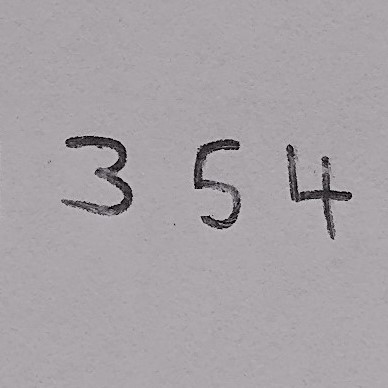
#> input picture images/numbers.jpg, 388 x 388 px
$ jupyter execute --allow-errors main.ipynb
#> lines starting #> are read from the running program, lines starting #| are printed output that depends on the picture; after the words box and inside, x2 and y2 are one past the last pixel; in counts of white or black regions, pixels touching at a corner belong together
### preprocessors.py
import numpy as np
import cv2

def x_cord_contour(contour):

    M = cv2.moments(contour)
    return (int(M['m10']/M['m00']))


# [64 lines left out: functions makeSquare, resize_to_pixel, not called in this run]

### main.ipynb
[cell 1]
from tensorflow.keras.datasets import mnist
#> (the rest of this cell did not finish here and is left out)

#> (a cell that did not finish here is left out)

[cell 3]
import cv2
import numpy as np

[cell 4]
import matplotlib.pyplot as plt

plt.subplot(331)
#> (the rest of this cell did not finish here and is left out)

#> (a cell that did not finish here is left out)

[cell 6]
from tensorflow.keras.utils import to_categorical

#> (the rest of this cell did not finish here and is left out)

[cell 7]
from tensorflow.keras.models import Sequential
from tensorflow.keras.layers import Dense, Dropout, Flatten
from tensorflow.keras.layers import Conv2D, MaxPooling2D
from tensorflow.keras import backend as K
from tensorflow.keras.optimizers import SGD

#> (the rest of this cell did not finish here and is left out)

[cell 8]
batch_size = 32
epochs = 10

#> (the rest of this cell did not finish here and is left out)

[cell 9]
import matplotlib.pyplot as plt

#> (the rest of this cell did not finish here and is left out)

[cell 10]
import matplotlib.pyplot as plt

#> (the rest of this cell did not finish here and is left out)

#> (a cell that did not finish here is left out)

[cell 12]
from tensorflow.keras.models import load_model

#> (the rest of this cell did not finish here and is left out)

[cell 13]
import cv2
import numpy as np

def draw_test(name, pred, input_im):
    BLACK = [0,0,0]
    expanded_image = cv2.copyMakeBorder(input_im, 0, 0, 0, imageL.shape[0] ,cv2.BORDER_CONSTANT,value=BLACK)
    expanded_image = cv2.cvtColor(expanded_image, cv2.COLOR_GRAY2BGR)
    cv2.putText(expanded_image, str(pred), (152, 70) , cv2.FONT_HERSHEY_COMPLEX_SMALL,4, (0,255,0), 2)
    cv2.imshow(name, expanded_image)


#> (the rest of this cell did not finish here and is left out)

[cell 14]
import numpy as np
import cv2
from preprocessors import x_cord_contour, makeSquare, resize_to_pixel

image = cv2.imread('images/numbers.jpg')
#> image is the input picture: shape (388, 388, 3); mean B, G, R 166.4, 162.4, 167.4
gray = cv2.cvtColor(image,cv2.COLOR_BGR2GRAY)
cv2.imshow("image", image)
cv2.waitKey(0)

blurred = cv2.GaussianBlur(gray, (5, 5), 0)

edged = cv2.Canny(blurred, 30, 150)
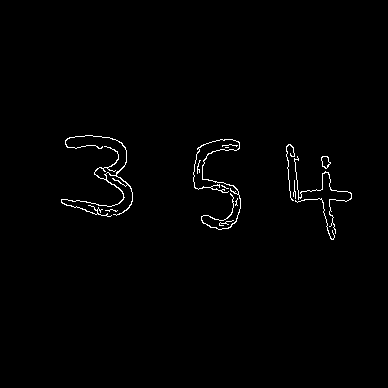
#> edged: shape (388, 388); 1% white in thin lines or dots, all inside (x1, y1, x2, y2) = (61, 135, 352, 240)

contours, _ = cv2.findContours(edged.copy(), cv2.RETR_EXTERNAL, cv2.CHAIN_APPROX_SIMPLE)
#> contours = 14 contours, 11 with area under 20; largest, box (x1, y1, x2, y2) and area: (61, 135, 133, 217) 114, (321, 156, 331, 169) 74, (193, 139, 241, 230) 68

#> (the rest of this cell did not finish here and is left out)

#> in x_cord_contour, `M = cv2.moments(contour)`: M = moments, m00 1.5, centre m10/m00, m01/m00 = (223.1, 223.3)

full_number = []

for c in contours:
    (x, y, w, h) = cv2.boundingRect(c)

    if w >= 5 and h >= 25:
        roi = blurred[y:y + h, x:x + w]
        ret, roi = cv2.threshold(roi, 127, 255,cv2.THRESH_BINARY_INV)
        roi = makeSquare(roi)
        roi = resize_to_pixel(28, roi)
        roi = roi / 255.0
        roi = roi.reshape(1,28,28,1)

        res = str(classifier.predict_classes(roi, 1, verbose = 0)[0])
        full_number.append(res)
        cv2.rectangle(image, (x, y), (x + w, y + h), (0, 0, 255), 2)
        cv2.putText(image, res, (x , y + 155), cv2.FONT_HERSHEY_COMPLEX, 2, (255, 0, 0), 2)
        cv2.imshow("image", image)
        cv2.waitKey(0)

cv2.destroyAllWindows()
print ("The number is: " + ''.join(full_number))
